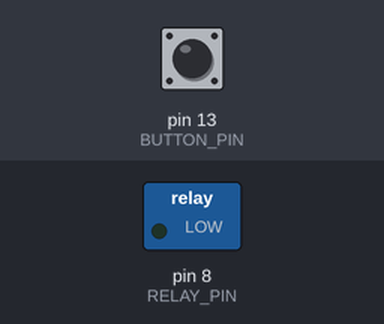
This sketch was run on a simulated Arduino Uno, built with avr-gcc and run on an emulated ATmega328P. On the bench: switched loads named in the sketch (green lamp = pin HIGH). The inputs (shaded band) are chosen by the test bench; at power-on: pin 13 (BUTTON_PIN) LOW.

Above: at 1.2 s.
1.3 s: pin 13 (BUTTON_PIN) pulled HIGH for 0.15 s
At 1.37 s:
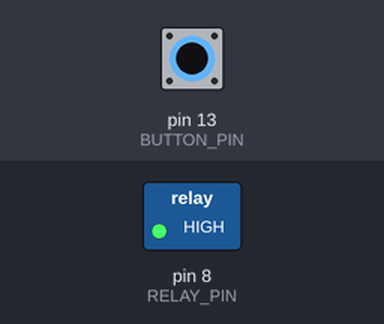
2.9 s: pin 13 (BUTTON_PIN) pulled HIGH for 3.2 s
At 7.0 s:
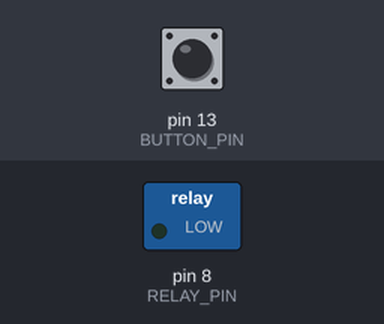
Timing chart, 0 to 8.5 s (numbered marks = the images above; inputs shaded):
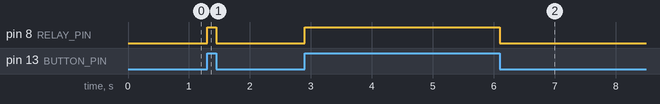

Measured:
- after the input at 1.3 s, pin 8 (RELAY_PIN): LOW → HIGH at once, → LOW 0.15 s later
- after the input at 2.9 s, pin 8 (RELAY_PIN): LOW → HIGH at once, → LOW 3.2 s later

The sketch:

Challenge02_ButtonRelay.ino
```cpp
// Complete example solution for Lesson14, challenge 02.
const int RELAY_PIN = 8, BUTTON_PIN = 13;
void setup() {
  pinMode(RELAY_PIN, OUTPUT);
  pinMode(BUTTON_PIN, INPUT);
  digitalWrite(RELAY_PIN, LOW);
}
void loop() {
  digitalWrite(RELAY_PIN, digitalRead(BUTTON_PIN) == HIGH?HIGH:LOW);
}
```
